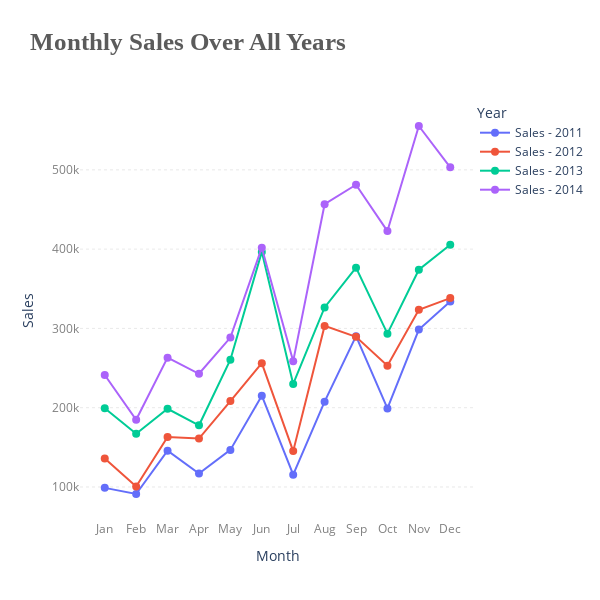

The notebook cell saved with this chart:
### Code cell
#Line chart for overall sales over all years
data['Order Month'] = data['Order Date'].dt.month
monthly_sales = data.groupby(['Order Year', 'Order Month']).agg({'Sales': 'sum'}).reset_index()

fig = go.Figure()
years = sorted(monthly_sales['Order Year'].unique())

for year in years:
    year_data = monthly_sales[monthly_sales['Order Year'] == year]
    fig.add_trace(go.Scatter(
        x=year_data['Order Month'],
        y=year_data['Sales'],
        mode='lines+markers',
        name=f'Sales - {year}',
        line=dict(width=2),
        marker=dict(size=8)
    ))

fig.update_layout(
    title_text='<b>Monthly Sales Over All Years</b>',
    title_font=dict(size=25, family="Liberation Serif", color="#5b5b5b"),
    xaxis_title='Month',
    yaxis_title='Sales',
    plot_bgcolor='white',
    xaxis=dict(tickvals=list(range(1, 13)), ticktext=['Jan', 'Feb', 'Mar', 'Apr', 'May', 'Jun', 'Jul', 'Aug', 'Sep', 'Oct', 'Nov', 'Dec']),
    yaxis=dict(tickfont=dict(color='gray')),
    legend_title='Year',
    legend=dict(
        x=1, 
        y=1,
        traceorder='normal',
        orientation='v'
    ),
    width=600, 
    height=600, 
)

fig.update_yaxes(showgrid=True, gridwidth=0.5, gridcolor='lightgray', griddash='dot')
fig.update_xaxes(tickfont=dict(color='gray'))
fig.show()

### Figure 1 — Plotly figure (JSON) as saved in the notebook; plotly's stock layout.template omitted (floating-point values rounded to 4 significant figures)
{"data": [{"line": {"width": 2}, "marker": {"size": 8}, "mode": "lines+markers", "name": "Sales - 2011", "type": "scatter", "x": [1, 2, 3, 4, 5, 6, 7, 8, 9, 10, 11, 12], "y": [98900.0, 91150.0, 145700.0, 116900.0, 146700.0, 215200.0, 115500.0, 207600.0, 290200.0, 199100.0, 298500.0, 333900.0]}, {"line": {"width": 2}, "marker": {"size": 8}, "mode": "lines+markers", "name": "Sales - 2012", "type": "scatter", "x": [1, 2, 3, 4, 5, 6, 7, 8, 9, 10, 11, 12], "y": [135800.0, 100500.0, 163100.0, 161100.0, 208400.0, 256200.0, 145200.0, 303100.0, 289400.0, 252900.0, 323500.0, 338300.0]}, {"line": {"width": 2}, "marker": {"size": 8}, "mode": "lines+markers", "name": "Sales - 2013", "type": "scatter", "x": [1, 2, 3, 4, 5, 6, 7, 8, 9, 10, 11, 12], "y": [199200.0, 167200.0, 198600.0, 177800.0, 260500.0, 396500.0, 229900.0, 326500.0, 376600.0, 293400.0, 374000.0, 405500.0]}, {"line": {"width": 2}, "marker": {"size": 8}, "mode": "lines+markers", "name": "Sales - 2014", "type": "scatter", "x": [1, 2, 3, 4, 5, 6, 7, 8, 9, 10, 11, 12], "y": [241300.0, 184800.0, 263100.0, 242800.0, 288400.0, 401800.0, 258700.0, 456600.0, 481200.0, 422800.0, 555300.0, 503100.0]}], "layout": {"height": 600, "legend": {"orientation": "v", "title": {"text": "Year"}, "traceorder": "normal", "x": 1, "y": 1}, "plot_bgcolor": "white", "title": {"font": {"color": "#5b5b5b", "family": "Liberation Serif", "size": 25}, "text": "<b>Monthly Sales Over All Years</b>"}, "width": 600, "xaxis": {"autorange": true, "range": [0.2078, 12.79], "tickfont": {"color": "gray"}, "ticktext": ["Jan", "Feb", "Mar", "Apr", "May", "Jun", "Jul", "Aug", "Sep", "Oct", "Nov", "Dec"], "tickvals": [1, 2, 3, 4, 5, 6, 7, 8, 9, 10, 11, 12], "title": {"text": "Month"}, "type": "linear"}, "yaxis": {"autorange": true, "gridcolor": "lightgray", "griddash": "dot", "gridwidth": 0.5, "range": [58360.0, 588100.0], "showgrid": true, "tickfont": {"color": "gray"}, "title": {"text": "Sales"}, "type": "linear"}}}
